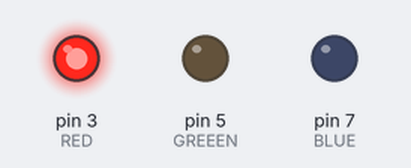
The sketch below on a simulated Arduino Uno, built with avr-gcc and run on an emulated ATmega328P. On the bench: output pins drawn as LEDs (lit = HIGH).

Above: at 0.5 s.
At 2.5 s:
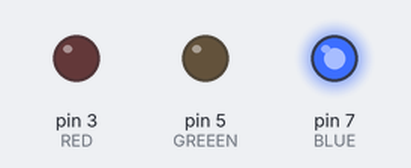
At 4.5 s:
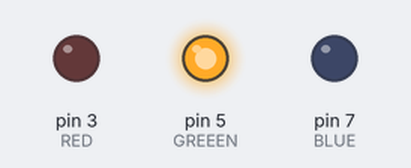
At 5.5 s:
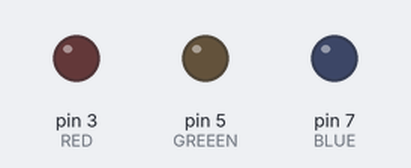
Timing chart, 0 to 7.8 s (numbered marks = the images above):
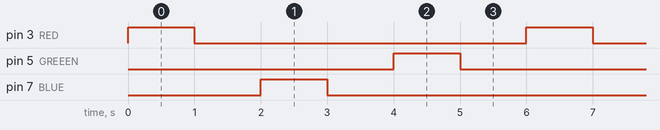

The sketch:

ARDUINO-LEEDS.ino
```cpp
// C++ code
//
#define BLUE 7
#define GREEEN 5
#define RED 3
void setup()
{
  pinMode(BLUE, OUTPUT);
  pinMode(GREEEN, OUTPUT);
  pinMode(RED, OUTPUT);
}

void loop()
{
  digitalWrite(RED, HIGH);
  delay(1000); // Wait for 1000 millisecond(s)
  digitalWrite(RED, LOW);
  delay(1000); // Wait for 1000 millisecond(s)
  digitalWrite(BLUE, HIGH);
  delay(1000); // Wait for 1000 millisecond(s)
  digitalWrite(BLUE, LOW);
  delay(1000); // Wait for 1000 millisecond(s)
  digitalWrite(GREEEN, HIGH);
  delay(1000); // Wait for 1000 millisecond(s)
  digitalWrite(GREEEN, LOW);
  delay(1000); // Wait for 1000 millisecond(s)
}
```

Measured:
- by itself, pin 3 (RED), pin 5 (GREEEN), pin 7 (BLUE): alternates HIGH for 1.0 s and LOW for 5.0 s
- by itself, everything shown: repeats every 6.0 s, in 6 steps
